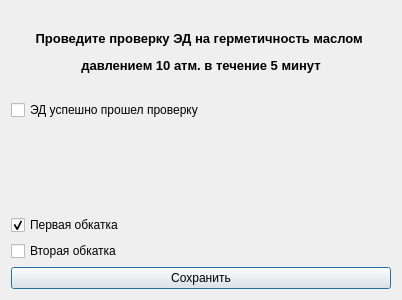
<?xml version="1.0" encoding="UTF-8"?>
<ui version="4.0">
 <class>window_experience_14</class>
 <widget class="QDialog" name="window_experience_14">
  <property name="geometry">
   <rect>
    <x>0</x>
    <y>0</y>
    <width>402</width>
    <height>300</height>
   </rect>
  </property>
  <property name="windowTitle">
   <string>Dialog</string>
  </property>
  <layout class="QHBoxLayout" name="horizontalLayout">
   <item>
    <layout class="QGridLayout" name="gridLayout">
     <item row="0" column="0">
      <widget class="QLabel" name="label">
       <property name="text">
        <string>&lt;html&gt;&lt;head/&gt;&lt;body&gt;&lt;p align=&quot;center&quot;&gt;&lt;span style=&quot; font-size:10pt; font-weight:600;&quot;&gt;Проведите проверку ЭД на герметичность маслом &lt;/span&gt;&lt;/p&gt;&lt;p align=&quot;center&quot;&gt;&lt;span style=&quot; font-size:10pt; font-weight:600;&quot;&gt;давлением 10 атм. в течение 5 минут&lt;/span&gt;&lt;/p&gt;&lt;/body&gt;&lt;/html&gt;</string>
       </property>
      </widget>
     </item>
     <item row="1" column="0">
      <widget class="QCheckBox" name="checkBox_result">
       <property name="text">
        <string>ЭД успешно прошел проверку</string>
       </property>
      </widget>
     </item>
     <item row="3" column="0">
      <widget class="QCheckBox" name="checkBox_first_run_in">
       <property name="text">
        <string>Первая обкатка</string>
       </property>
       <property name="checked">
        <bool>true</bool>
       </property>
      </widget>
     </item>
     <item row="4" column="0">
      <widget class="QCheckBox" name="checkBox_second_run_in">
       <property name="text">
        <string>Вторая обкатка</string>
       </property>
      </widget>
     </item>
     <item row="2" column="0">
      <widget class="QLabel" name="label_2">
       <property name="text">
        <string/>
       </property>
      </widget>
     </item>
     <item row="5" column="0">
      <widget class="QPushButton" name="pushButton_save">
       <property name="text">
        <string>Сохранить</string>
       </property>
      </widget>
     </item>
    </layout>
   </item>
  </layout>
 </widget>
 <resources/>
 <connections/>
</ui>
